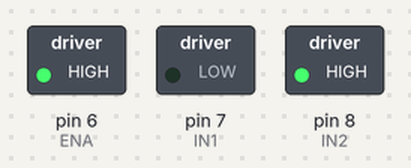
Recording of a sketch running on a simulated Arduino Uno, built with avr-gcc and run on an emulated ATmega328P. On the bench: switched loads named in the sketch (green lamp = pin HIGH).

Above: at 0.1 s.
Timing chart, 0 to 1.6 s (numbered marks = the images above):
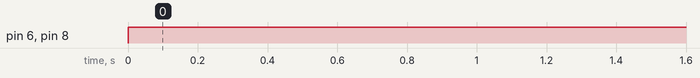

Measured:
- by itself, pin 6 (ENA), pin 8 (IN2): LOW → HIGH at 0.00 s

The sketch:

dc_motor_ovladany_joystickem.ino
```cpp
#include "muj_motor.h"

void setup() {
  nastavMotor();
}

void loop() {
  otacejTam();
  nastavRychlost(255);
}
```

muj_motor.h
```cpp
#define ENA 6
#define IN1 7
#define IN2 8

void otacejTam() {
  digitalWrite(IN1, LOW);
  digitalWrite(IN2, HIGH);
}

void otacejSem() {
  digitalWrite(IN1, HIGH);
  digitalWrite(IN2, LOW);
}

void zastav() {
  digitalWrite(IN1, LOW);
  digitalWrite(IN2, LOW);
}

void nastavRychlost(byte r) {
  analogWrite(ENA, r);
}

void nastavMotor() {
  pinMode(ENA, OUTPUT);
  pinMode(IN1, OUTPUT);
  pinMode(IN2, OUTPUT);
}
```
